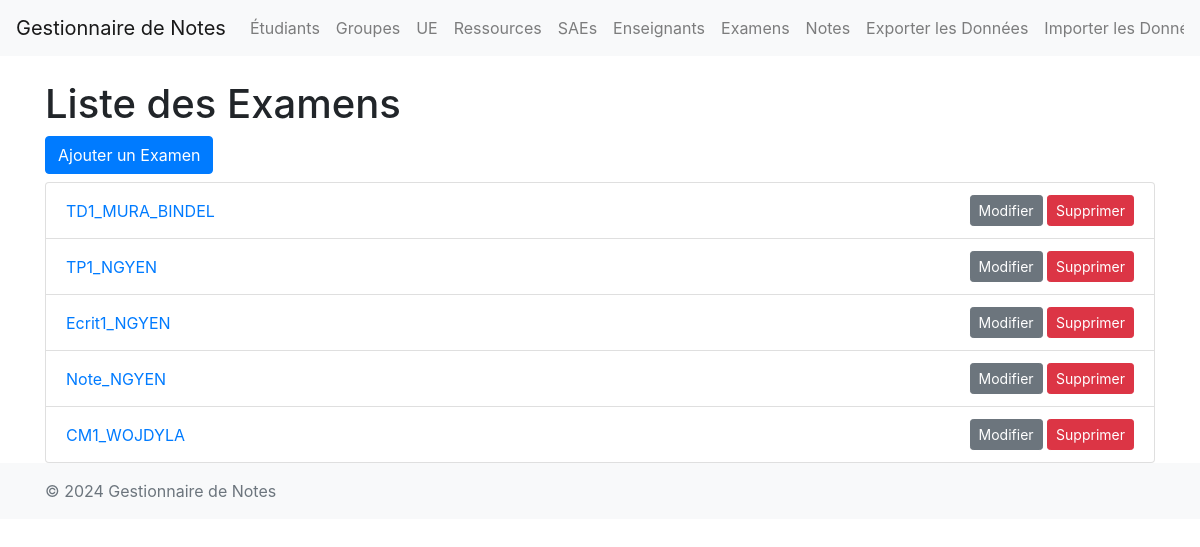
Page /examens/ on the earlier database version.
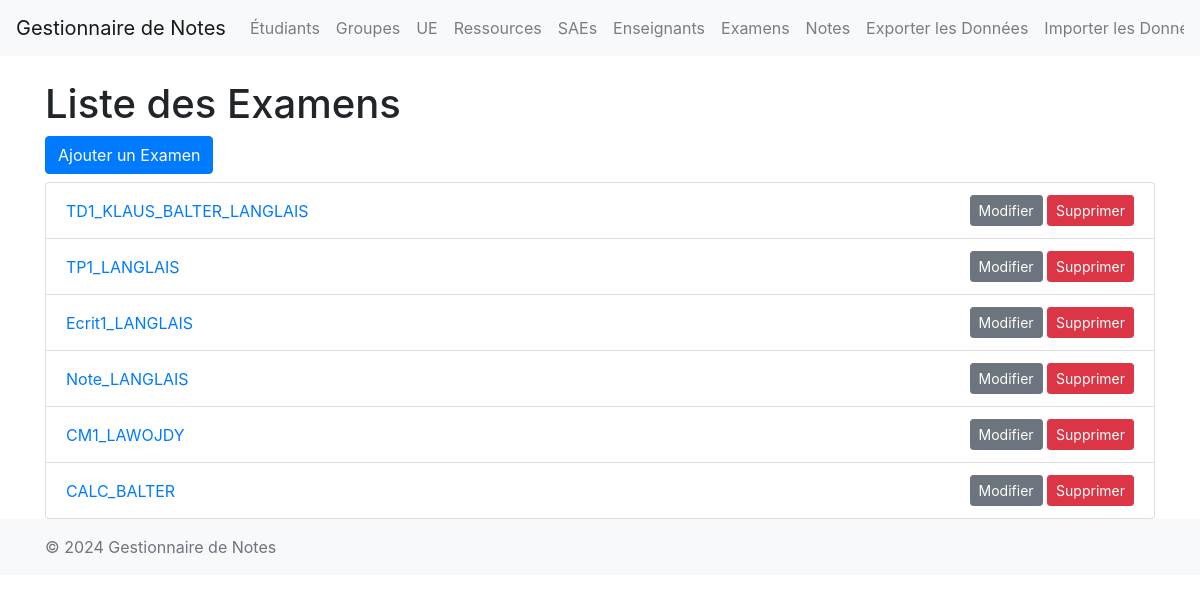
Same page on the later database version.
### main/models.py (models this page shows, shortened)
class Examen(models.Model):
    id = models.AutoField(primary_key=True)  # Ajout du champ id
    titre = models.CharField(max_length=100)
    enseignants = models.ManyToManyField(Enseignant, related_name='examens')
    ressource = models.ForeignKey(Ressource, on_delete=models.CASCADE, null=True, blank=True)
    sae = models.ForeignKey(SAE, on_delete=models.CASCADE, null=True, blank=True)
    date = models.DateField(null=True, blank=True)
    coefficient = models.FloatField(default=1.0)

class Enseignant(models.Model):
    numero_professeur = models.CharField(max_length=8)
    nom = models.CharField(max_length=100)
    prenom = models.CharField(max_length=100)
    email = models.EmailField()

### main/views.py (the view)
# urls.py: path('examens/', views.examen_list, name='examen_list'),
def examen_list(request):
    examens = Examen.objects.all()
    return render(request, 'main/examen_list.html', {'examens': examens})

### main/templates/main/examen_list.html (shortened to what this page needs)
{% extends "main/base.html" %}
{% block content %}
    <h1>Liste des Examens</h1>
    <a href="{% url 'examen_create' %}" class="btn btn-primary mb-2">Ajouter un Examen</a>
    <ul class="list-group">
        {% for examen in examens %}
            <li class="list-group-item d-flex justify-content-between align-items-center">
                <a href="{% url 'examen_detail' examen.pk %}">{{ examen.titre }}{% for prof in examen.enseignants.all %}_{{ prof.nom }}{% if not forloop.last %}{% endif %}{% endfor %}</a>
                <div>
                    <a href="{% url 'examen_update' examen.pk %}" class="btn btn-secondary btn-sm">Modifier</a>
                    <a href="{% url 'examen_delete' examen.pk %}" class="btn btn-danger btn-sm">Supprimer</a>
                </div>
            </li>
        {% endfor %}
    </ul>
{% endblock %}

Differences in the rows shown:
removed Enseignant: nom "MURA", shown under Examen "TD1"
changed Examen "TD1": loses Enseignant (nom "BINDEL"); gains Enseignant (nom "LANGLAIS")
added Enseignant: nom "KLAUS", shown under Examen "TD1"
now on this page (row edited): Enseignant: nom "BALTER"
changed Enseignant: nom "NGYEN" → "LANGLAIS"
changed Enseignant: nom "WOJDYLA" → "LAWOJDY"
added Examen: titre "CALC"
